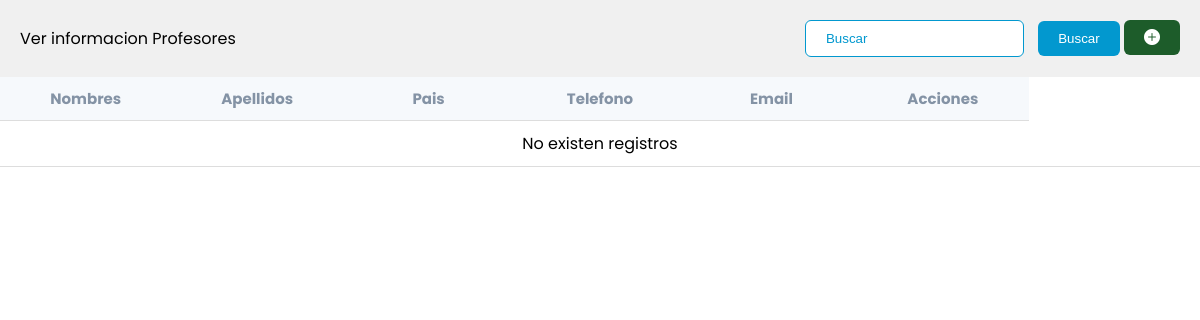
Before: /IProfesor/InfoTeacher.php with the older database file.
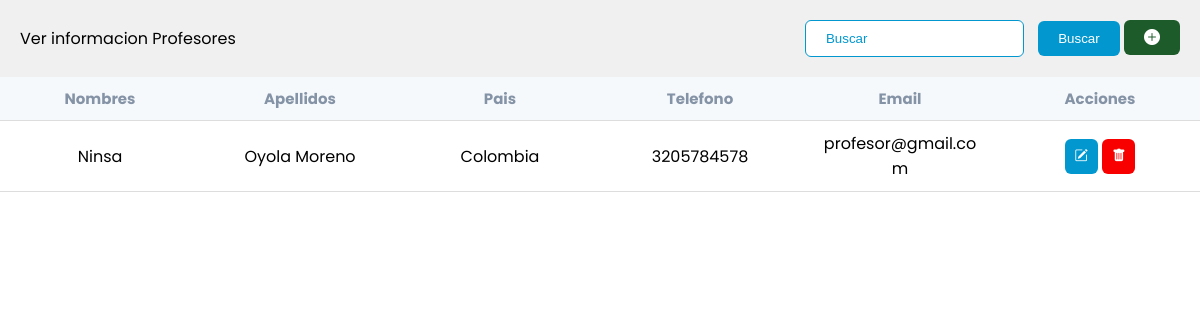
After: the same page with the newer database file.
### tables this page shows
CREATE TABLE `profesor` (
  `identificacion` int(11) NOT NULL,
  `nombres` varchar(45) NOT NULL,
  `apellidos` varchar(45) NOT NULL,
  `pais` varchar(45) NOT NULL,
  `telefono` varchar(45) NOT NULL,
  `email` varchar(45) NOT NULL,
  `clave` varchar(45) NOT NULL
);

### IProfesor/InfoTeacher.php (the view, shortened to what this page needs)
<!DOCTYPE html>
<html lang="en">
<head>
    <link rel="stylesheet" href="../css/tables.css">
    <link rel="stylesheet" href="https://cdn.jsdelivr.net/npm/bootstrap-icons@1.10.5/font/bootstrap-icons.css">
</head>
<body>
    <div class="table">
        <div class="table_header">
            <p>Ver informacion Profesores</p>
            <div>
                <form class="d-flex">
                    <input placeholder="Buscar" type="search" name="busqueda">
                    <button class="add_new" type="Submit" name="enviar">Buscar</button>
                    <a href="../Profesor/profesor.php" id="agg" ><i class="bi bi-plus-circle-fill"></i></a>
            </div>
        </div>
        <?php
        $where = "";
        ?>
        <div class="table_section">
            <table>
                <thead>
                    <tr>
                        <th>Nombres</th>
                        <th>Apellidos</th>
                        <th>Pais</th>
                        <th>Telefono</th>
                        <th>Email</th>
                        <th>Acciones</th>
                    </tr>
                </thead>
                <?php
$conexion=mysqli_connect("localhost","root","","curso");
$SQL="SELECT identificacion, nombres, apellidos, pais, telefono, email
FROM profesor $where";
$dato = mysqli_query($conexion, $SQL);
if($dato -> num_rows >0){
    while($fila=mysqli_fetch_array($dato)){
                        echo '
                <tr>
                    <td>' . $fila['nombres'] . '</td>
                    <td>' . $fila['apellidos'] . '</td>
                    <td>' . $fila['pais'] . '</td>
                    <td>' . $fila['telefono'] . '</td>
                    <td>' . $fila['email'] . '</td>
                    <td class="text-center">
                        <button><i class="bi bi-pencil-square"></i></button>
                        <button><i class="bi bi-trash-fill"></i></button>
                    </td>
                </tr>
                ';
                    }
                } else {
                ?>
                <tr>
                    <td colspan="7">No existen registros</td>
                </tr>
                <?php
                }
                ?>
            </table>
        </div>
    </div>
</body>
</html>

Changed rows visible on the page:
added profesor: nombres "Ninsa", apellidos "Oyola Moreno", pais "Colombia", telefono "3205784578", email "profesor@gmail.com"
Other visible differences:
text no longer shown: "No existen registros"
